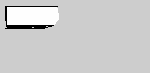
#> input picture map1.pgm, 150 x 73 px
$ python astar.py
#> lines starting #> are read from the running program, lines starting #| are printed output that depends on the picture; after the words box and inside, x2 and y2 are one past the last pixel; in counts of white or black regions, pixels touching at a corner belong together
import heapq
import numpy as np
import cv2
import matplotlib.pyplot as plt
from scipy.ndimage import distance_transform_edt
from PIL import Image
import math

# Valores das células depois do prep_map()
WALL = 0
UNKNOWN = 128
FREE = 255

# Cores usadas no GIF (RGB)
CLOSED_COLOR = (120, 170, 255)   # nós já expandidos
OPEN_COLOR = (255, 210, 80)      # fronteira (fila aberta)
CURRENT_COLOR = (255, 0, 0)      # nó sendo expandido agora

# 8 vizinhos: (dlinha, dcoluna, custo do movimento)
NEIGHBORS = [
    (-1, 0, 1.0), (1, 0, 1.0), (0, -1, 1.0), (0, 1, 1.0),
    (-1, -1, math.sqrt(2)), (-1, 1, math.sqrt(2)), (1, -1, math.sqrt(2)), (1, 1, math.sqrt(2)),
]

class AStarPathfinder:
    def __init__(self, map_array: np.array, start: tuple, goal: tuple, wall_influence=5.0, buffer_factor=2.0,
                 robot_radius_px=None, unknown_cost=1.0, frontier_margin_px=3,
                 robot_radius_m=0.07, safety_margin_m=0.05, resolution=0.05):
        """
        Inicializa o A* com mapa, ponto inicial, objetivo e parâmetros de influência.

        Args:
            map_array (np.array): Mapa binário (obstáculos e caminho livre).
            start (tuple): Ponto inicial (linha, coluna).
            goal (tuple): Ponto objetivo (linha, coluna).
            wall_influence (float): Peso da proximidade das paredes.
            buffer_factor (float): Escala da influência das paredes.
            robot_radius_px (float): Distância mínima (em pixels) entre o centro do robô e qualquer parede.
                Células mais próximas que isso são intransponíveis. Se None, é calculado a partir de
                robot_radius_m, safety_margin_m e resolution (recomendado).
            unknown_cost (float): Custo extra por passo em célula desconhecida (faz o robô preferir o conhecido).
            frontier_margin_px (int): Quantos pontos o caminho recua antes da fronteira com o desconhecido.
            robot_radius_m (float): Raio real do robô em metros (círculo que o envolve, a partir do centro de rotação).
            safety_margin_m (float): Folga extra em metros, para cobrir o erro de localização.
            resolution (float): Resolução do mapa em metros/pixel (campo `resolution` do .yaml do mapa).
        """
        self.start = tuple(int(v) for v in start)
        self.goal = tuple(int(v) for v in goal)
        self.wall_influence = wall_influence
        self.buffer_factor = buffer_factor
        if robot_radius_px is None:
            # A distância é medida até o centro do pixel de parede, mas a parede começa meio pixel
            # antes, por isso o + 0.5.
            robot_radius_px = (robot_radius_m + safety_margin_m) / resolution + 0.5
        self.robot_radius_px = robot_radius_px
        self.unknown_cost = unknown_cost
        self.frontier_margin_px = frontier_margin_px
        self.GOAL_REACHEABLE = False

        # Estado da gravação do GIF (preenchido em find_path(record=True)).
        self.frames = []
        self._canvas = None

        # Prepara o mapa, expandindo suas bordas e ajustando o array.
        self.map = map_array.copy()
        self.map_array = self.preprocess_map(map_array)

        # Cria um campo potencial baseado no mapa para influenciar o caminho.
        self.potential_field = self.create_potential_field()


    def preprocess_map(self, map_array: np.array) -> np.array:
        """
        Ajusta o mapa, convertendo valores intermediários para obstáculos.

        Args:
            map_array (np.array): Mapa original.

        Returns:
            np.array: Mapa processado.
        """
        processed = map_array.copy().astype(np.uint8)
        # Qualquer valor que não seja desconhecido nem livre vira parede (postura conservadora).
        processed[(processed != UNKNOWN) & (processed != FREE)] = WALL
        return processed

    def create_potential_field(self) -> np.array:
        """
        Gera campo potencial com base na distância de obstáculos.

        Returns:
            np.array: Campo potencial.
        """
        # Distância euclidiana de cada célula até a parede mais próxima.
        # Só parede conta como obstáculo: o desconhecido não repele o robô.
        self.dist_to_wall = distance_transform_edt(self.map_array != WALL)

        # Zona de segurança: perto demais da parede para o centro do robô.
        self.unsafe = self.dist_to_wall < self.robot_radius_px

        # Custo que decai exponencialmente com a distância além do raio mínimo:
        # vale wall_influence na borda da zona de segurança e cai pela metade
        # a cada ~0.7 * buffer_factor pixels.
        clearance = np.maximum(self.dist_to_wall - self.robot_radius_px, 0.0)
        field = self.wall_influence * np.exp(-clearance / self.buffer_factor)
        field[self.unsafe] = np.inf
        return field

    def heuristic(self, a: tuple, b: tuple) -> float:
        """
        Calcula a heurística entre dois pontos.

        Args:
            a (tuple): Ponto A.
            b (tuple): Ponto B.

        Returns:
            float: Resultado da heurística.
        """
        # Euclidiana: nunca superestima o custo real (passo >= comprimento do movimento).
        return math.hypot(a[0] - b[0], a[1] - b[1])

    def in_bounds(self, node: tuple) -> bool:
        rows, cols = self.map_array.shape
        return 0 <= node[0] < rows and 0 <= node[1] < cols

    # [71 lines left out: functions nearest_safe_cell, _base_canvas, _snapshot, save_gif, not called in this run]

    # ------------------------------------------------------------------
    # A*
    # ------------------------------------------------------------------
    def find_path(self, record=False, frame_every=30):
        """
        Executa o algoritmo A* para encontrar caminho até o objetivo.

        Args:
            record (bool): Se True, grava frames da busca para o GIF.
            frame_every (int): Grava um frame a cada N nós expandidos.

        Returns:
            dict: Predecessores dos nós no caminho. Se o caminho não for encontrado, retorna None.
            tuple: O ponto final (objetivo) ou None se não encontrado.
        """
        start, goal = self.start, self.goal
        if not self.in_bounds(start) or not self.in_bounds(goal):
            print("Início ou objetivo fora do mapa")
            return None, None

        # Objetivo colado na parede: mira na célula segura mais próxima.
        if self.unsafe[goal]:
            goal = self.nearest_safe_cell(goal)
            if goal is None:
                print("Caminho não encontrado")
                return None, None
            print(f"Objetivo na zona de segurança, usando {goal}")
            self.goal = goal

        dist = self.dist_to_wall
        g_score = {start: 0.0}
        came_from = {}
        open_heap = [(self.heuristic(start, goal), 0.0, start)]
        closed = set()

        self.frames = []
        n_expanded = 0
        if record:
            self._canvas = self._base_canvas()

        while open_heap:
            _, g, current = heapq.heappop(open_heap)
            if current in closed:
                continue
            if current == goal:
                if record:
                    self.frames.append(self._snapshot(self._canvas, current))
                return came_from, current
            closed.add(current)

            if record:
                self._canvas[current] = CLOSED_COLOR
                n_expanded += 1
                if n_expanded % frame_every == 0:
                    self.frames.append(self._snapshot(self._canvas, current))

            escaping = self.unsafe[current]
            for dr, dc, step in NEIGHBORS:
                nb = (current[0] + dr, current[1] + dc)
                if not self.in_bounds(nb) or nb in closed:
                    continue
                if self.map_array[nb] == WALL:
                    continue
                # Diagonal não pode cortar quina de parede.
                if dr != 0 and dc != 0 and (self.map_array[current[0] + dr, current[1]] == WALL
                                            or self.map_array[current[0], current[1] + dc] == WALL):
                    continue

                if self.unsafe[nb]:
                    # Só entra na zona de segurança se já está nela (início colado na parede)
                    # e sem se aproximar mais da parede: é o jeito de sair dela.
                    if not escaping or dist[nb] < dist[current]:
                        continue
                    extra = self.wall_influence * math.exp((self.robot_radius_px - dist[nb]) / self.buffer_factor)
                else:
                    extra = self.potential_field[nb]

                if self.map_array[nb] == UNKNOWN:
                    extra += self.unknown_cost

                new_g = g + step + extra
                if new_g < g_score.get(nb, math.inf):
                    g_score[nb] = new_g
                    came_from[nb] = current
                    heapq.heappush(open_heap, (new_g + self.heuristic(nb, goal), new_g, nb))
                    if record:
                        self._canvas[nb] = OPEN_COLOR

        print("Caminho não encontrado")
        return None, None

    def reconstruct_path(self, came_from: dict, current: tuple) -> list:
        """
        Reconstrói o caminho a partir do ponto final até o inicial.

        Args:
            came_from (dict): O dicionário de predecessores no caminho.
            current (tuple): O ponto final (objetivo).

        Returns:
            list: Lista de tuplas com caminho reconstruído.
        """
        path = [current]
        while current in came_from:
            current = came_from[current]
            path.append(current)
        path.reverse()
        return path

    def know_path(self, path: list) -> list:
        """
        Remove trechos desconhecidos e ajusta o caminho, se necessário.

        Args:
            path (list): Caminho completo.

        Returns:
            list: Caminho ajustado.
        """
        self.GOAL_REACHEABLE = False
        # O índice 0 é onde o robô já está, então a busca começa no 1.
        for i in range(1, len(path)):
            if self.map_array[path[i]] == UNKNOWN:
                # Para alguns pixels antes da fronteira, mas nunca antes do início.
                return path[:max(1, i - self.frontier_margin_px)]

        self.GOAL_REACHEABLE = path[-1] == self.goal
        return path

    def segment_is_safe(self, a: tuple, b: tuple) -> bool:
        """True se a reta de a até b passa só por células livres, conhecidas e fora da zona de segurança."""
        n = int(math.ceil(max(abs(b[0] - a[0]), abs(b[1] - a[1])) * 2)) + 1
        rows = np.rint(np.linspace(a[0], b[0], n)).astype(int)
        cols = np.rint(np.linspace(a[1], b[1], n)).astype(int)
        return bool(np.all(self.map_array[rows, cols] == FREE) and np.all(~self.unsafe[rows, cols]))

    def simplify_path(self, path: list) -> list:
        """
        Simplifica o caminho removendo direções repetidas.

        Args:
            path (list): Caminho completo.

        Returns:
            list: Caminho simplificado.
        """
        if len(path) <= 2:
            return list(path)

        # 1) Remove pontos intermediários que seguem na mesma direção.
        waypoints = [path[0]]
        for prev, cur, nxt in zip(path, path[1:], path[2:]):
            if (cur[0] - prev[0], cur[1] - prev[1]) != (nxt[0] - cur[0], nxt[1] - cur[1]):
                waypoints.append(cur)
        waypoints.append(path[-1])

        # 2) Linha de visada: de cada ponto, pula para o mais distante alcançável em linha reta segura.
        simplified = [waypoints[0]]
        i = 0
        while i < len(waypoints) - 1:
            j = len(waypoints) - 1
            while j > i + 1 and not self.segment_is_safe(waypoints[i], waypoints[j]):
                j -= 1
            simplified.append(waypoints[j])
            i = j
        return simplified

    # [65 lines left out: functions plot_path, run, not called in this run]


def prep_map(map_path: str) -> np.array:
    """
    Prepara o mapa carregando e processando a imagem de entrada.

    Args:
        map_path (str): O caminho do arquivo do mapa.

    Returns:
        np.array: O mapa processado como um array numpy.
    """
    map_array = cv2.imread(map_path, cv2.IMREAD_GRAYSCALE)
    map_array[map_array == 0] = 0
    map_array[map_array == 205] = 128
    map_array[map_array == 254] = 255
    map_array[(map_array >= 60) & (map_array != 128) & (map_array != 255)] = 0
    map_array = map_array.astype(np.uint8)
    kernel = np.ones((3, 3), np.uint8)
    map_array = cv2.morphologyEx(map_array, cv2.MORPH_OPEN, kernel)
    map_array = np.flipud(map_array)
    map_array = np.pad(map_array, ((0, 200), (0, 200)), 'constant', constant_values=128)
    return map_array


def reveal_disk(known: np.array, truth, center: tuple, radius: int):
    """
    Simula o sensor: as células desconhecidas num raio em volta de `center` passam a ser conhecidas.

    Args:
        known (np.array): Mapa que o robô conhece (modificado no lugar).
        truth (np.array or None): Mapa "real". Se None, assume que o desconhecido é livre.
        center (tuple): Posição do robô (linha, coluna).
        radius (int): Alcance do sensor em pixels.
    """
    rows, cols = known.shape
    r, c = center
    r0, r1 = max(r - radius, 0), min(r + radius + 1, rows)
    c0, c1 = max(c - radius, 0), min(c + radius + 1, cols)
    rr, cc = np.ogrid[r0:r1, c0:c1]
    disk = (rr - r) ** 2 + (cc - c) ** 2 <= radius ** 2
    window = known[r0:r1, c0:c1]          # view: escrever aqui altera `known`
    mask = disk & (window == UNKNOWN)
    if truth is None:
        window[mask] = FREE
    else:
        window[mask] = truth[r0:r1, c0:c1][mask]


def _render_nav(known, trail, pos, goal, box, scale):
    """Frame RGB da navegação: mapa conhecido, trajeto percorrido, robô e objetivo."""
    img = np.zeros((*known.shape, 3), np.uint8)
    img[known == UNKNOWN] = (128, 128, 128)
    img[known == FREE] = (255, 255, 255)
    r0, r1, c0, c1 = box
    img = cv2.resize(img[r0:r1, c0:c1], None, fx=scale, fy=scale, interpolation=cv2.INTER_NEAREST)

    def to_xy(p):
        return int((p[1] - c0 + 0.5) * scale), int((p[0] - r0 + 0.5) * scale)

    if len(trail) > 1:
        pts = np.array([to_xy(p) for p in trail], np.int32).reshape(-1, 1, 2)
        cv2.polylines(img, [pts], False, (255, 0, 255), max(1, scale // 2))
    cv2.circle(img, to_xy(goal), scale * 2, (0, 0, 255), -1)
    cv2.circle(img, to_xy(pos), scale * 2, (0, 200, 0), -1)
    return img


def navigate_to_goal(map_array: np.array, start: tuple, goal: tuple, sensor_radius_px=20,
                     max_iters=100, truth_map=None, show=True, gif=None, gif_scale=3, fps=4,
                     **astar_kwargs):
    """
    Repete o ciclo "planejar -> andar até a fronteira -> descobrir mais mapa" até chegar no objetivo.

    Como o mapa que temos é estático, o sensor é simulado: a cada passo, as células desconhecidas
    num raio de `sensor_radius_px` em volta do robô viram conhecidas. Se `truth_map` for passado,
    elas assumem os valores reais dele; senão, assume-se que o desconhecido é livre.
    Num robô de verdade, quem faz esse papel é o SLAM: o navegador só chama AStarPathfinder.run()
    de novo com o mapa atualizado.

    Args:
        map_array (np.array): Mapa inicial (saída do prep_map).
        start (tuple): Posição inicial (linha, coluna).
        goal (tuple): Objetivo (linha, coluna).
        sensor_radius_px (int): Alcance do sensor simulado. Precisa ser maior que frontier_margin_px.
        max_iters (int): Limite de replanejamentos.
        truth_map (np.array or None): Mapa real opcional, com o mesmo formato de map_array.
        show (bool): Se True, plota o resultado final.
        gif (str): Se informado, salva um GIF com um frame por replanejamento.
        gif_scale (int): Ampliação de cada pixel do mapa no GIF.
        fps (int): Frames por segundo do GIF.
        **astar_kwargs: Parâmetros repassados ao AStarPathfinder (wall_influence, unknown_cost...).

    Returns:
        list or None: Waypoints simplificados de todo o trajeto, ou None se não chegou.
    """
    margin = astar_kwargs.get("frontier_margin_px", 3)
    if sensor_radius_px <= margin + 1:
        raise ValueError("sensor_radius_px precisa ser maior que frontier_margin_px + 1")

    known = map_array.copy().astype(np.uint8)
    pos = tuple(int(v) for v in start)
    goal = tuple(int(v) for v in goal)
    trail, waypoints = [pos], [pos]
    reached = False

    # Recorte do GIF/plot: região inicialmente conhecida + início + objetivo.
    ks = np.argwhere(known != UNKNOWN)
    pts_box = np.vstack([ks.min(axis=0), ks.max(axis=0), pos, goal])
    m = sensor_radius_px
    box = (max(pts_box[:, 0].min() - m, 0), min(pts_box[:, 0].max() + m, known.shape[0]),
           max(pts_box[:, 1].min() - m, 0), min(pts_box[:, 1].max() + m, known.shape[1]))

    reveal_disk(known, truth_map, pos, sensor_radius_px)
    frames = [_render_nav(known, trail, pos, goal, box, gif_scale)] if gif else []

    for it in range(1, max_iters + 1):
        astar = AStarPathfinder(known, pos, goal, **astar_kwargs)
        came_from, final_node = astar.find_path()
        if final_node is None:
            print(f"[{it}] Sem caminho a partir de {pos}.")
            break
        goal = astar.goal  # pode ter sido movido para a célula segura mais próxima

        path = astar.know_path(astar.reconstruct_path(came_from, final_node))
        simplified = astar.simplify_path(path)

        if len(path) <= 1 and not astar.GOAL_REACHEABLE:
            print(f"[{it}] Robô travado em {pos}: sem progresso possível.")
            break

        # Anda pelo caminho e "enxerga" em volta durante o trajeto.
        for p in path[::3] + [path[-1]]:
            reveal_disk(known, truth_map, p, sensor_radius_px)
        trail += path[1:]
        waypoints += simplified[1:]
        pos = path[-1]
        print(f"[{it}] Robô em {pos} (objetivo {goal})")

        if gif:
            frames.append(_render_nav(known, trail, pos, goal, box, gif_scale))

        if astar.GOAL_REACHEABLE:
            reached = True
            print(f"Objetivo alcançado em {it} replanejamentos.")
            break
    else:
        print(f"Limite de {max_iters} replanejamentos atingido.")

    if gif and len(frames) > 1:
        imgs = [Image.fromarray(f) for f in frames + [frames[-1]] * 8]
        imgs[0].save(gif, save_all=True, append_images=imgs[1:],
                     duration=int(1000 / fps), loop=0, optimize=True)
        print(f"GIF da navegação salvo em {gif} ({len(imgs)} frames)")

    if show:
        r0, r1, c0, c1 = box
        plt.figure(figsize=(10, 10))
        plt.imshow(known, cmap='gray', vmin=0, vmax=255)
        ty, tx = zip(*trail)
        plt.plot(tx, ty, color='magenta', linewidth=1, label='Trajeto percorrido')
        wy, wx = zip(*waypoints)
        plt.plot(wx, wy, color='red', linewidth=2, linestyle='--', label='Waypoints simplificados')
        plt.scatter(start[1], start[0], color='green', s=100, label='Início')
        plt.scatter(goal[1], goal[0], color='blue', s=100, label='Objetivo')
        plt.xlim(c0, c1)
        plt.ylim(r1, r0)
        plt.legend()
        plt.show()

    return waypoints if reached else None


def main():
    map_array = prep_map('map1.pgm')
#> in prep_map, map_array is the input picture: shape (73, 150); min 0, max 254, mean 204.3
#> in prep_map, `map_array[map_array == 254] = 255`: map_array: shape (73, 150); min 0, max 255, mean 135.6

    # Navegação completa: replaneja até chegar no objetivo (ponto azul).
    navigate_to_goal(map_array, (60, 20), (60, 120), sensor_radius_px=20,
                     gif='navegacao.gif', wall_influence=10.0, buffer_factor=3.0)
#> in navigate_to_goal, `ks = np.argwhere(known != UNKNOWN)`: ks = 1177 pairs, first value 44 to 66, second value 5 to 58
#> in navigate_to_goal, `pts_box = np.vstack([ks.min(axis=0), ks.max(axis=0), pos, goal])`: pts_box = [[44, 5], [66, 58], [60, 20], [60, 120]]
#> in navigate_to_goal, `box = (max(pts_box[:, 0].min() - m, 0), min(pts_box[:, 0].max() + m, k..`: box = (24, 86, 0, 140)
#> in reveal_disk, `mask = disk & (window == UNKNOWN)`:
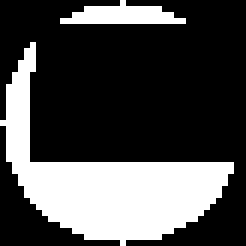
#> mask: shape (41, 41) bool (shown 6 times larger); 29.5% white; 2 white regions, box (x1, y1, x2, y2) and area: (0, 7, 39, 41) 444, (10, 0, 31, 4) 52
#> in navigate_to_goal, `reveal_disk(known, truth_map, pos, sensor_radius_px)`:
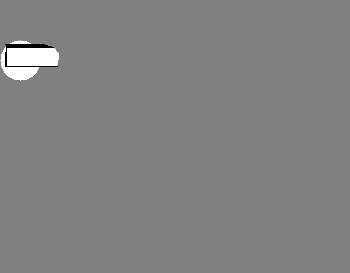
#> known: shape (273, 350); min 0, max 255, mean 129.5
#> in _render_nav, `r0, r1, c0, c1 = box`: r0 = 24; r1 = 86; c0 = 0; c1 = 140
#> in _render_nav, `cv2.circle(img, to_xy(goal), scale * 2, (0, 0, 255), -1)`: img: shape (186, 420, 3); mean of channels 0, 1, 2 144.6, 144.6, 145
#> in _render_nav, `cv2.circle(img, to_xy(pos), scale * 2, (0, 200, 0), -1)`:
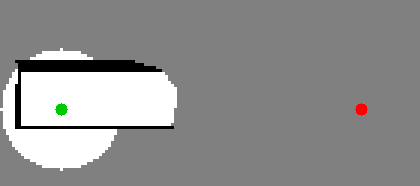
#> img: shape (186, 420, 3); mean of channels 0, 1, 2 144.3, 144.5, 144.6; drawn as B, G, R
#> in navigate_to_goal, `frames = [_render_nav(known, trail, pos, goal, box, gif_scale)] if gif..`: frames = 1 item
#> the loop in navigate_to_goal, `for it in range(1, max_iters + 1):` made 5 passes
#| [1] Robô em (56, 55) (objetivo (60, 120))
#| [2] Robô em (55, 72) (objetivo (60, 120))
#| [3] Robô em (55, 89) (objetivo (60, 120))
#| [4] Robô em (55, 106) (objetivo (60, 120))
#| [5] Robô em (60, 120) (objetivo (60, 120))
#> pass 1, in create_potential_field, `self.dist_to_wall = distance_transform_edt(self.map_array != WALL)`:
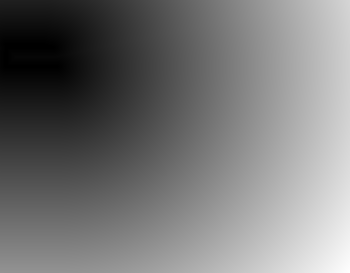
#> self.dist_to_wall: shape (273, 350) float64; min 0, max 357.4, mean 166.1; drawn with min black and max white
#> pass 1, in create_potential_field, `self.unsafe = self.dist_to_wall < self.robot_radius_px`:
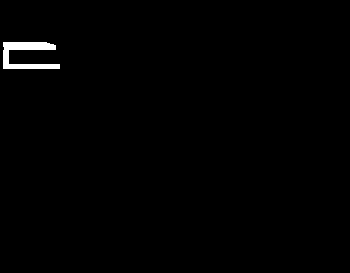
#> self.unsafe: shape (273, 350) bool; 0.81% white; 1 white region, box (x1, y1, x2, y2) and area: (3, 42, 60, 69) 773
#> after the loop in navigate_to_goal, `for it in range(1, max_iters + 1):`:
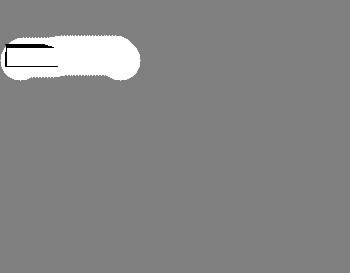
#> known: shape (273, 350); 3.86% of pixels changed, all inside (x1, y1, x2, y2) = (9, 35, 141, 81)
#| GIF da navegação salvo em navegacao.gif (14 frames)
#> in navigate_to_goal, `plt.show()`:
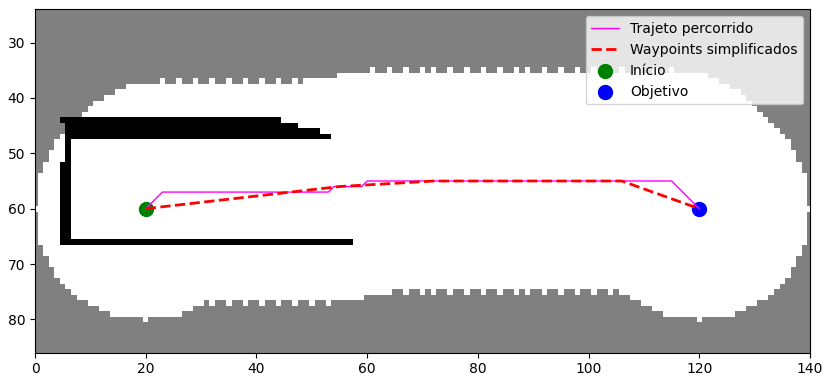
#> figure drawn by matplotlib, 1 panel

    # Um único planejamento (é o que o navegador chama a cada atualização do mapa):
    # astar = AStarPathfinder(map_array, (60, 20), (60, 120), wall_influence=10.0, buffer_factor=3.0)
    # astar.run(gif='astar.gif', frame_every=30)


if __name__ == '__main__':
    main()
